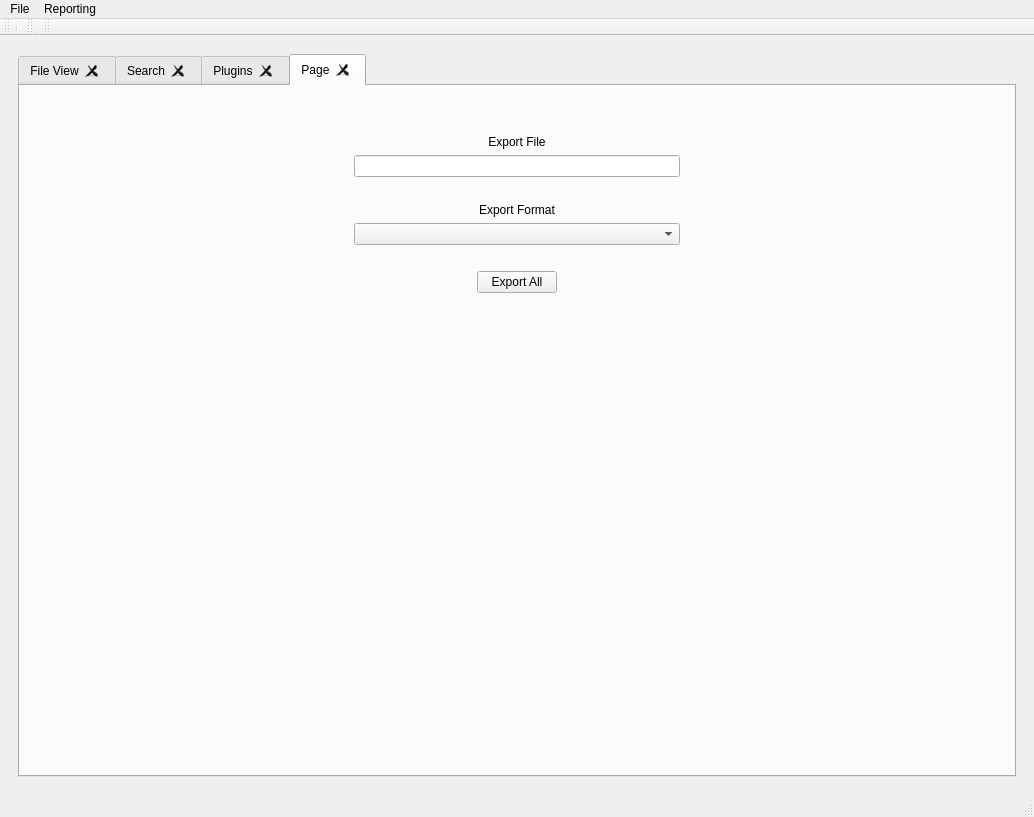
<?xml version="1.0" encoding="UTF-8"?>
<ui version="4.0">
 <class>registrydecoder</class>
 <widget class="QMainWindow" name="registrydecoder">
  <property name="geometry">
   <rect>
    <x>0</x>
    <y>0</y>
    <width>1034</width>
    <height>817</height>
   </rect>
  </property>
  <property name="sizePolicy">
   <sizepolicy hsizetype="Expanding" vsizetype="Expanding">
    <horstretch>0</horstretch>
    <verstretch>0</verstretch>
   </sizepolicy>
  </property>
  <property name="windowTitle">
   <string>Registry Decoder</string>
  </property>
  <widget class="QWidget" name="centralwidget">
   <layout class="QGridLayout" name="gridLayout_2">
    <item row="0" column="1">
     <widget class="QStackedWidget" name="stackedWidget">
      <property name="sizePolicy">
       <sizepolicy hsizetype="Expanding" vsizetype="Expanding">
        <horstretch>0</horstretch>
        <verstretch>0</verstretch>
       </sizepolicy>
      </property>
      <property name="currentIndex">
       <number>6</number>
      </property>
      <widget class="QWidget" name="page_4">
       <widget class="QLabel" name="label_8">
        <property name="geometry">
         <rect>
          <x>180</x>
          <y>50</y>
          <width>311</width>
          <height>51</height>
         </rect>
        </property>
        <property name="text">
         <string>Registry Decoder Starting Page</string>
        </property>
       </widget>
       <widget class="QRadioButton" name="startnewcase">
        <property name="geometry">
         <rect>
          <x>130</x>
          <y>150</y>
          <width>181</width>
          <height>22</height>
         </rect>
        </property>
        <property name="text">
         <string>Start a new case</string>
        </property>
        <property name="checked">
         <bool>true</bool>
        </property>
       </widget>
       <widget class="QRadioButton" name="loadexisting">
        <property name="geometry">
         <rect>
          <x>350</x>
          <y>150</y>
          <width>211</width>
          <height>22</height>
         </rect>
        </property>
        <property name="text">
         <string>Load an existing case</string>
        </property>
       </widget>
       <widget class="QPushButton" name="startPageButton">
        <property name="geometry">
         <rect>
          <x>260</x>
          <y>210</y>
          <width>93</width>
          <height>27</height>
         </rect>
        </property>
        <property name="text">
         <string>Next</string>
        </property>
       </widget>
      </widget>
      <widget class="QWidget" name="page_6">
       <widget class="QLabel" name="label_10">
        <property name="geometry">
         <rect>
          <x>140</x>
          <y>70</y>
          <width>321</width>
          <height>31</height>
         </rect>
        </property>
        <property name="text">
         <string>Choose case directory</string>
        </property>
       </widget>
       <widget class="QPushButton" name="browseCaseButton">
        <property name="geometry">
         <rect>
          <x>610</x>
          <y>130</y>
          <width>93</width>
          <height>27</height>
         </rect>
        </property>
        <property name="text">
         <string>Browse</string>
        </property>
       </widget>
       <widget class="QLineEdit" name="caseFolderInput">
        <property name="geometry">
         <rect>
          <x>140</x>
          <y>130</y>
          <width>441</width>
          <height>27</height>
         </rect>
        </property>
       </widget>
       <widget class="QPushButton" name="loadCaseButton">
        <property name="geometry">
         <rect>
          <x>140</x>
          <y>190</y>
          <width>93</width>
          <height>27</height>
         </rect>
        </property>
        <property name="text">
         <string>Load Case</string>
        </property>
       </widget>
      </widget>
      <widget class="QWidget" name="page">
       <widget class="QLineEdit" name="casename">
        <property name="geometry">
         <rect>
          <x>380</x>
          <y>80</y>
          <width>250</width>
          <height>31</height>
         </rect>
        </property>
        <property name="maximumSize">
         <size>
          <width>250</width>
          <height>100</height>
         </size>
        </property>
       </widget>
       <widget class="QPushButton" name="caseInformationButton">
        <property name="geometry">
         <rect>
          <x>380</x>
          <y>370</y>
          <width>98</width>
          <height>27</height>
         </rect>
        </property>
        <property name="maximumSize">
         <size>
          <width>250</width>
          <height>250</height>
         </size>
        </property>
        <property name="text">
         <string>Create Case</string>
        </property>
       </widget>
       <widget class="QLineEdit" name="comments">
        <property name="geometry">
         <rect>
          <x>380</x>
          <y>230</y>
          <width>250</width>
          <height>31</height>
         </rect>
        </property>
        <property name="maximumSize">
         <size>
          <width>250</width>
          <height>100</height>
         </size>
        </property>
       </widget>
       <widget class="QWidget" name="layoutWidget">
        <property name="geometry">
         <rect>
          <x>150</x>
          <y>60</y>
          <width>221</width>
          <height>271</height>
         </rect>
        </property>
        <layout class="QVBoxLayout" name="verticalLayout">
         <item>
          <widget class="QLabel" name="label">
           <property name="text">
            <string>Case Name</string>
           </property>
          </widget>
         </item>
         <item>
          <widget class="QLabel" name="label_2">
           <property name="text">
            <string>Case Number</string>
           </property>
          </widget>
         </item>
         <item>
          <widget class="QLabel" name="label_3">
           <property name="text">
            <string>Investigator Name</string>
           </property>
          </widget>
         </item>
         <item>
          <widget class="QLabel" name="label_4">
           <property name="text">
            <string>Comments</string>
           </property>
          </widget>
         </item>
         <item>
          <widget class="QLabel" name="label_6">
           <property name="text">
            <string>Case Directory</string>
           </property>
          </widget>
         </item>
        </layout>
       </widget>
       <widget class="QLineEdit" name="casenumber">
        <property name="geometry">
         <rect>
          <x>380</x>
          <y>130</y>
          <width>250</width>
          <height>31</height>
         </rect>
        </property>
        <property name="maximumSize">
         <size>
          <width>250</width>
          <height>100</height>
         </size>
        </property>
       </widget>
       <widget class="QLineEdit" name="investigatorname">
        <property name="geometry">
         <rect>
          <x>380</x>
          <y>180</y>
          <width>250</width>
          <height>31</height>
         </rect>
        </property>
        <property name="maximumSize">
         <size>
          <width>250</width>
          <height>100</height>
         </size>
        </property>
       </widget>
       <widget class="QPushButton" name="goback">
        <property name="geometry">
         <rect>
          <x>500</x>
          <y>370</y>
          <width>93</width>
          <height>27</height>
         </rect>
        </property>
        <property name="text">
         <string>Cancel</string>
        </property>
       </widget>
       <widget class="QLineEdit" name="caseDirectoryInput">
        <property name="geometry">
         <rect>
          <x>380</x>
          <y>290</y>
          <width>250</width>
          <height>31</height>
         </rect>
        </property>
        <property name="maximumSize">
         <size>
          <width>250</width>
          <height>100</height>
         </size>
        </property>
       </widget>
      </widget>
      <widget class="QWidget" name="add_evidence_page">
       <widget class="QPushButton" name="removeEvidenceButton">
        <property name="geometry">
         <rect>
          <x>310</x>
          <y>500</y>
          <width>135</width>
          <height>27</height>
         </rect>
        </property>
        <property name="text">
         <string>Remove Evidence</string>
        </property>
       </widget>
       <widget class="QPushButton" name="addEvidenceButton">
        <property name="geometry">
         <rect>
          <x>160</x>
          <y>500</y>
          <width>107</width>
          <height>27</height>
         </rect>
        </property>
        <property name="text">
         <string>Add Evidence</string>
        </property>
       </widget>
       <widget class="QTableWidget" name="evidenceTable">
        <property name="geometry">
         <rect>
          <x>30</x>
          <y>30</y>
          <width>751</width>
          <height>381</height>
         </rect>
        </property>
       </widget>
       <widget class="QPushButton" name="doneEvidenceButton">
        <property name="geometry">
         <rect>
          <x>500</x>
          <y>500</y>
          <width>85</width>
          <height>27</height>
         </rect>
        </property>
        <property name="text">
         <string>Next</string>
        </property>
       </widget>
       <widget class="QWidget" name="formLayoutWidget">
        <property name="geometry">
         <rect>
          <x>250</x>
          <y>440</y>
          <width>321</width>
          <height>31</height>
         </rect>
        </property>
        <layout class="QFormLayout" name="formLayout">
         <property name="fieldGrowthPolicy">
          <enum>QFormLayout::AllNonFixedFieldsGrow</enum>
         </property>
         <item row="0" column="1">
          <widget class="QCheckBox" name="backupCheckBox">
           <property name="text">
            <string>Backups (System Restore)</string>
           </property>
           <property name="checked">
            <bool>true</bool>
           </property>
          </widget>
         </item>
         <item row="0" column="0">
          <widget class="QCheckBox" name="currentCheckBox">
           <property name="text">
            <string>Current</string>
           </property>
           <property name="checked">
            <bool>true</bool>
           </property>
          </widget>
         </item>
        </layout>
       </widget>
       <widget class="QLabel" name="label_7">
        <property name="geometry">
         <rect>
          <x>130</x>
          <y>440</y>
          <width>121</width>
          <height>31</height>
         </rect>
        </property>
        <property name="text">
         <string>Registry Types:</string>
        </property>
       </widget>
      </widget>
      <widget class="QWidget" name="case_summary_page">
       <widget class="QLabel" name="label_5">
        <property name="geometry">
         <rect>
          <x>60</x>
          <y>30</y>
          <width>131</width>
          <height>31</height>
         </rect>
        </property>
        <property name="text">
         <string>Case Summary</string>
        </property>
       </widget>
       <widget class="QLabel" name="summaryLabel">
        <property name="geometry">
         <rect>
          <x>60</x>
          <y>70</y>
          <width>801</width>
          <height>371</height>
         </rect>
        </property>
        <property name="text">
         <string/>
        </property>
        <property name="alignment">
         <set>Qt::AlignLeading|Qt::AlignLeft|Qt::AlignTop</set>
        </property>
        <property name="wordWrap">
         <bool>true</bool>
        </property>
       </widget>
       <widget class="QPushButton" name="startProcessingButton">
        <property name="geometry">
         <rect>
          <x>230</x>
          <y>500</y>
          <width>121</width>
          <height>41</height>
         </rect>
        </property>
        <property name="text">
         <string>Start Processing</string>
        </property>
       </widget>
       <widget class="QPushButton" name="backToAddEvidenceButton">
        <property name="geometry">
         <rect>
          <x>410</x>
          <y>500</y>
          <width>121</width>
          <height>41</height>
         </rect>
        </property>
        <property name="text">
         <string>Back</string>
        </property>
       </widget>
      </widget>
      <widget class="QWidget" name="page_7">
       <widget class="QLabel" name="progressLabel">
        <property name="geometry">
         <rect>
          <x>70</x>
          <y>40</y>
          <width>661</width>
          <height>461</height>
         </rect>
        </property>
        <property name="text">
         <string/>
        </property>
       </widget>
      </widget>
      <widget class="QWidget" name="analysis_page">
       <layout class="QGridLayout" name="gridLayout_3">
        <item row="0" column="1">
         <widget class="QTabWidget" name="analysisTabWidget">
          <property name="enabled">
           <bool>true</bool>
          </property>
          <property name="sizePolicy">
           <sizepolicy hsizetype="Expanding" vsizetype="Expanding">
            <horstretch>100</horstretch>
            <verstretch>100</verstretch>
           </sizepolicy>
          </property>
          <property name="currentIndex">
           <number>3</number>
          </property>
          <property name="tabsClosable">
           <bool>true</bool>
          </property>
          <widget class="QWidget" name="FileViewTab">
           <attribute name="title">
            <string>File View</string>
           </attribute>
           <layout class="QGridLayout" name="gridLayout_4">
            <item row="0" column="0">
             <widget class="QTreeWidget" name="fileTreeWidget">
              <property name="columnCount">
               <number>1</number>
              </property>
              <column>
               <property name="text">
                <string>Files</string>
               </property>
              </column>
             </widget>
            </item>
            <item row="1" column="0">
             <widget class="QPushButton" name="treeViewPushButton">
              <property name="text">
               <string>View</string>
              </property>
             </widget>
            </item>
           </layout>
          </widget>
          <widget class="QWidget" name="SearchTab">
           <attribute name="title">
            <string>Search</string>
           </attribute>
          </widget>
          <widget class="QWidget" name="PluginsTab">
           <attribute name="title">
            <string>Plugins</string>
           </attribute>
           <layout class="QGridLayout" name="gridLayout_5">
            <item row="0" column="0">
             <layout class="QGridLayout" name="gridLayout" rowstretch="0,0,0,0,0,0,0,0,0">
              <property name="horizontalSpacing">
               <number>50</number>
              </property>
              <item row="1" column="0" rowspan="8">
               <widget class="QTreeWidget" name="pluginFilestreeWidget">
                <property name="selectionMode">
                 <enum>QAbstractItemView::MultiSelection</enum>
                </property>
                <column>
                 <property name="text">
                  <string>Registry Files</string>
                 </property>
                </column>
               </widget>
              </item>
              <item row="1" column="1">
               <widget class="QLabel" name="label_9">
                <property name="minimumSize">
                 <size>
                  <width>150</width>
                  <height>0</height>
                 </size>
                </property>
                <property name="text">
                 <string>Hive Type</string>
                </property>
                <property name="alignment">
                 <set>Qt::AlignBottom|Qt::AlignHCenter</set>
                </property>
                <property name="margin">
                 <number>10</number>
                </property>
               </widget>
              </item>
              <item row="2" column="1">
               <widget class="QComboBox" name="hiveComboBox">
                <property name="minimumSize">
                 <size>
                  <width>300</width>
                  <height>0</height>
                 </size>
                </property>
               </widget>
              </item>
              <item row="3" column="1">
               <widget class="QLabel" name="label_11">
                <property name="minimumSize">
                 <size>
                  <width>150</width>
                  <height>0</height>
                 </size>
                </property>
                <property name="text">
                 <string>Plugin</string>
                </property>
                <property name="alignment">
                 <set>Qt::AlignBottom|Qt::AlignHCenter</set>
                </property>
                <property name="margin">
                 <number>10</number>
                </property>
               </widget>
              </item>
              <item row="4" column="1">
               <widget class="QComboBox" name="pluginComboBox">
                <property name="minimumSize">
                 <size>
                  <width>300</width>
                  <height>0</height>
                 </size>
                </property>
               </widget>
              </item>
              <item row="6" column="1">
               <widget class="QPushButton" name="runPluginButton">
                <property name="minimumSize">
                 <size>
                  <width>300</width>
                  <height>0</height>
                 </size>
                </property>
                <property name="text">
                 <string>Run Plugin</string>
                </property>
               </widget>
              </item>
             </layout>
            </item>
           </layout>
          </widget>
          <widget class="QWidget" name="exportTab">
           <attribute name="title">
            <string>Page</string>
           </attribute>
           <layout class="QGridLayout" name="gridLayout_7">
            <item row="0" column="0">
             <spacer name="exportouterhorspace">
              <property name="orientation">
               <enum>Qt::Horizontal</enum>
              </property>
              <property name="sizeHint" stdset="0">
               <size>
                <width>40</width>
                <height>20</height>
               </size>
              </property>
             </spacer>
            </item>
            <item row="0" column="3">
             <spacer name="exporthorizontalSpacer2">
              <property name="orientation">
               <enum>Qt::Horizontal</enum>
              </property>
              <property name="sizeHint" stdset="0">
               <size>
                <width>40</width>
                <height>20</height>
               </size>
              </property>
             </spacer>
            </item>
            <item row="0" column="1">
             <layout class="QGridLayout" name="exportTabBigLayout">
              <item row="4" column="1">
               <widget class="QLabel" name="exportFileLabel">
                <property name="text">
                 <string>Export File</string>
                </property>
                <property name="alignment">
                 <set>Qt::AlignCenter</set>
                </property>
               </widget>
              </item>
              <item row="5" column="0" colspan="3">
               <widget class="QLineEdit" name="bulkExportLineEdit"/>
              </item>
              <item row="7" column="1">
               <widget class="QLabel" name="bulkExportFormatLabel">
                <property name="text">
                 <string>Export Format</string>
                </property>
                <property name="alignment">
                 <set>Qt::AlignBottom|Qt::AlignHCenter</set>
                </property>
               </widget>
              </item>
              <item row="8" column="0" colspan="3">
               <widget class="QComboBox" name="bulkExportPushButton"/>
              </item>
              <item row="1" column="0" rowspan="2" colspan="3">
               <widget class="QLabel" name="exportInfoLabel">
                <property name="text">
                 <string/>
                </property>
                <property name="alignment">
                 <set>Qt::AlignCenter</set>
                </property>
               </widget>
              </item>
              <item row="14" column="0" colspan="3">
               <spacer name="exportspacer3">
                <property name="orientation">
                 <enum>Qt::Horizontal</enum>
                </property>
                <property name="sizeHint" stdset="0">
                 <size>
                  <width>40</width>
                  <height>20</height>
                 </size>
                </property>
               </spacer>
              </item>
              <item row="12" column="0" colspan="3">
               <spacer name="exportspacer4">
                <property name="orientation">
                 <enum>Qt::Horizontal</enum>
                </property>
                <property name="sizeHint" stdset="0">
                 <size>
                  <width>40</width>
                  <height>20</height>
                 </size>
                </property>
               </spacer>
              </item>
              <item row="6" column="0" colspan="3">
               <spacer name="exportspacer5">
                <property name="orientation">
                 <enum>Qt::Horizontal</enum>
                </property>
                <property name="sizeHint" stdset="0">
                 <size>
                  <width>40</width>
                  <height>20</height>
                 </size>
                </property>
               </spacer>
              </item>
              <item row="11" column="0">
               <spacer name="exportvertialspacer">
                <property name="orientation">
                 <enum>Qt::Vertical</enum>
                </property>
                <property name="sizeHint" stdset="0">
                 <size>
                  <width>20</width>
                  <height>40</height>
                 </size>
                </property>
               </spacer>
              </item>
              <item row="10" column="1">
               <widget class="QPushButton" name="bulkExportPushButton_2">
                <property name="text">
                 <string>Export All</string>
                </property>
               </widget>
              </item>
              <item row="10" column="0">
               <spacer name="exportspacer1">
                <property name="orientation">
                 <enum>Qt::Horizontal</enum>
                </property>
                <property name="sizeHint" stdset="0">
                 <size>
                  <width>40</width>
                  <height>20</height>
                 </size>
                </property>
               </spacer>
              </item>
              <item row="10" column="2">
               <spacer name="exportspacer2">
                <property name="orientation">
                 <enum>Qt::Horizontal</enum>
                </property>
                <property name="sizeHint" stdset="0">
                 <size>
                  <width>40</width>
                  <height>20</height>
                 </size>
                </property>
               </spacer>
              </item>
              <item row="3" column="0" colspan="3">
               <spacer name="exportspacer6">
                <property name="orientation">
                 <enum>Qt::Horizontal</enum>
                </property>
                <property name="sizeHint" stdset="0">
                 <size>
                  <width>40</width>
                  <height>20</height>
                 </size>
                </property>
               </spacer>
              </item>
              <item row="9" column="0" colspan="3">
               <spacer name="exportspacer7">
                <property name="orientation">
                 <enum>Qt::Horizontal</enum>
                </property>
                <property name="sizeHint" stdset="0">
                 <size>
                  <width>40</width>
                  <height>20</height>
                 </size>
                </property>
               </spacer>
              </item>
             </layout>
            </item>
           </layout>
          </widget>
         </widget>
        </item>
       </layout>
      </widget>
     </widget>
    </item>
   </layout>
  </widget>
  <widget class="QToolBar" name="toolBar_1">
   <property name="windowTitle">
    <string>File</string>
   </property>
   <property name="toolButtonStyle">
    <enum>Qt::ToolButtonTextOnly</enum>
   </property>
   <attribute name="toolBarArea">
    <enum>TopToolBarArea</enum>
   </attribute>
   <attribute name="toolBarBreak">
    <bool>false</bool>
   </attribute>
   <addaction name="separator"/>
  </widget>
  <widget class="QToolBar" name="toolBar_2">
   <property name="windowTitle">
    <string>toolBar_2</string>
   </property>
   <attribute name="toolBarArea">
    <enum>TopToolBarArea</enum>
   </attribute>
   <attribute name="toolBarBreak">
    <bool>false</bool>
   </attribute>
  </widget>
  <widget class="QToolBar" name="toolBar_3">
   <property name="windowTitle">
    <string>toolBar_3</string>
   </property>
   <attribute name="toolBarArea">
    <enum>TopToolBarArea</enum>
   </attribute>
   <attribute name="toolBarBreak">
    <bool>false</bool>
   </attribute>
  </widget>
  <widget class="QStatusBar" name="statusbar"/>
  <widget class="QMenuBar" name="menuBar">
   <property name="geometry">
    <rect>
     <x>0</x>
     <y>0</y>
     <width>1034</width>
     <height>25</height>
    </rect>
   </property>
   <widget class="QMenu" name="FileMenu">
    <property name="title">
     <string>File</string>
    </property>
    <addaction name="actionOpen_Case"/>
    <addaction name="actionClose_Case"/>
    <addaction name="actionExit"/>
   </widget>
   <widget class="QMenu" name="menuActions">
    <property name="title">
     <string>Reporting</string>
    </property>
    <addaction name="actionExport_Plugins"/>
    <addaction name="actionExport_Searches"/>
   </widget>
   <addaction name="FileMenu"/>
   <addaction name="menuActions"/>
  </widget>
  <action name="actionOpen_Case">
   <property name="text">
    <string>Open Case</string>
   </property>
  </action>
  <action name="actionSave_Case">
   <property name="text">
    <string>Save Case</string>
   </property>
  </action>
  <action name="actionClose_Case">
   <property name="text">
    <string>Close Case</string>
   </property>
  </action>
  <action name="actionExit">
   <property name="text">
    <string>Exit</string>
   </property>
  </action>
  <action name="actionView">
   <property name="text">
    <string>View</string>
   </property>
  </action>
  <action name="actionExport_Plugins">
   <property name="text">
    <string>Export Plugins</string>
   </property>
  </action>
  <action name="actionExport_Searches">
   <property name="text">
    <string>Export Searches</string>
   </property>
  </action>
 </widget>
 <resources/>
 <connections/>
</ui>
